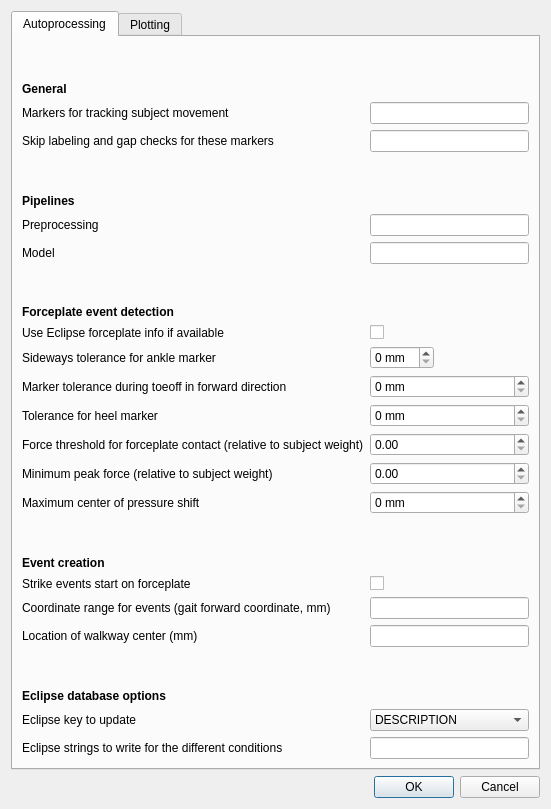
<?xml version="1.0" encoding="UTF-8"?>
<ui version="4.0">
 <class>Dialog</class>
 <widget class="QDialog" name="Dialog">
  <property name="geometry">
   <rect>
    <x>0</x>
    <y>0</y>
    <width>551</width>
    <height>809</height>
   </rect>
  </property>
  <property name="windowTitle">
   <string>Dialog</string>
  </property>
  <layout class="QGridLayout" name="gridLayout">
   <item row="1" column="0">
    <widget class="QDialogButtonBox" name="buttonBox">
     <property name="orientation">
      <enum>Qt::Horizontal</enum>
     </property>
     <property name="standardButtons">
      <set>QDialogButtonBox::Cancel|QDialogButtonBox::Ok</set>
     </property>
    </widget>
   </item>
   <item row="0" column="0">
    <widget class="QTabWidget" name="tabWidget">
     <property name="currentIndex">
      <number>0</number>
     </property>
     <widget class="QWidget" name="autoproc">
      <attribute name="title">
       <string>Autoprocessing</string>
      </attribute>
      <layout class="QVBoxLayout" name="verticalLayout">
       <item>
        <layout class="QFormLayout" name="formLayout">
         <property name="labelAlignment">
          <set>Qt::AlignLeading|Qt::AlignLeft|Qt::AlignVCenter</set>
         </property>
         <property name="formAlignment">
          <set>Qt::AlignLeading|Qt::AlignLeft|Qt::AlignTop</set>
         </property>
         <item row="0" column="0">
          <spacer name="verticalSpacer">
           <property name="orientation">
            <enum>Qt::Vertical</enum>
           </property>
           <property name="sizeHint" stdset="0">
            <size>
             <width>20</width>
             <height>20</height>
            </size>
           </property>
          </spacer>
         </item>
         <item row="1" column="0">
          <widget class="QLabel" name="label_13">
           <property name="font">
            <font>
             <weight>75</weight>
             <bold>true</bold>
            </font>
           </property>
           <property name="text">
            <string>General</string>
           </property>
          </widget>
         </item>
         <item row="2" column="0">
          <widget class="QLabel" name="label_15">
           <property name="toolTip">
            <string>&lt;html&gt;&lt;head/&gt;&lt;body&gt;&lt;p&gt;Used for general tracking of subject and velocity computation. Choose reliable markers.&lt;/p&gt;&lt;/body&gt;&lt;/html&gt;</string>
           </property>
           <property name="text">
            <string>Markers for tracking subject movement</string>
           </property>
          </widget>
         </item>
         <item row="2" column="1">
          <widget class="QLineEdit" name="cfg_track_markers"/>
         </item>
         <item row="4" column="0">
          <spacer name="verticalSpacer_5">
           <property name="orientation">
            <enum>Qt::Vertical</enum>
           </property>
           <property name="sizeHint" stdset="0">
            <size>
             <width>20</width>
             <height>20</height>
            </size>
           </property>
          </spacer>
         </item>
         <item row="5" column="0">
          <widget class="QLabel" name="label_16">
           <property name="font">
            <font>
             <weight>75</weight>
             <bold>true</bold>
            </font>
           </property>
           <property name="text">
            <string>Pipelines</string>
           </property>
          </widget>
         </item>
         <item row="6" column="0">
          <widget class="QLabel" name="label_17">
           <property name="toolTip">
            <string>&lt;html&gt;&lt;head/&gt;&lt;body&gt;&lt;p&gt;Preprocessing pipelines; should yield reconstructed, labeled and filtered marker trajectories.&lt;/p&gt;&lt;p&gt;&lt;br/&gt;&lt;/p&gt;&lt;/body&gt;&lt;/html&gt;</string>
           </property>
           <property name="text">
            <string>Preprocessing</string>
           </property>
          </widget>
         </item>
         <item row="6" column="1">
          <widget class="QLineEdit" name="cfg_pre_pipelines"/>
         </item>
         <item row="7" column="0">
          <widget class="QLabel" name="label_19">
           <property name="toolTip">
            <string>&lt;html&gt;&lt;head/&gt;&lt;body&gt;&lt;p&gt;Modeling pipelines; any models that you want to run in Nexus (e.g. Plug-in Gait). Save operations are not needed here (and will slow down processing).&lt;/p&gt;&lt;/body&gt;&lt;/html&gt;</string>
           </property>
           <property name="text">
            <string>Model</string>
           </property>
          </widget>
         </item>
         <item row="7" column="1">
          <widget class="QLineEdit" name="cfg_model_pipelines"/>
         </item>
         <item row="8" column="0">
          <spacer name="verticalSpacer_4">
           <property name="orientation">
            <enum>Qt::Vertical</enum>
           </property>
           <property name="sizeHint" stdset="0">
            <size>
             <width>20</width>
             <height>20</height>
            </size>
           </property>
          </spacer>
         </item>
         <item row="9" column="0">
          <widget class="QLabel" name="label_3">
           <property name="font">
            <font>
             <weight>75</weight>
             <bold>true</bold>
            </font>
           </property>
           <property name="text">
            <string>Forceplate event detection</string>
           </property>
          </widget>
         </item>
         <item row="10" column="0">
          <widget class="QLabel" name="label_14">
           <property name="toolTip">
            <string>&lt;html&gt;&lt;head/&gt;&lt;body&gt;&lt;p&gt;Read forceplate contact info from Eclipse fields FP1, FP2 etc. Otherwise it will be autodetected. FPx='Auto' will trigger autodetection in any case.&lt;/p&gt;&lt;/body&gt;&lt;/html&gt;</string>
           </property>
           <property name="text">
            <string>Use Eclipse forceplate info if available</string>
           </property>
          </widget>
         </item>
         <item row="10" column="1">
          <widget class="QCheckBox" name="cfg_use_eclipse_fp_info">
           <property name="text">
            <string/>
           </property>
          </widget>
         </item>
         <item row="11" column="0">
          <widget class="QLabel" name="label">
           <property name="text">
            <string>Sideways tolerance for ankle marker</string>
           </property>
          </widget>
         </item>
         <item row="11" column="1">
          <widget class="QSpinBox" name="cfg_ankle_sideways_tol">
           <property name="sizePolicy">
            <sizepolicy hsizetype="Fixed" vsizetype="Fixed">
             <horstretch>0</horstretch>
             <verstretch>0</verstretch>
            </sizepolicy>
           </property>
           <property name="layoutDirection">
            <enum>Qt::LeftToRight</enum>
           </property>
           <property name="suffix">
            <string> mm</string>
           </property>
          </widget>
         </item>
         <item row="12" column="0">
          <widget class="QLabel" name="label_7">
           <property name="text">
            <string>Marker tolerance during toeoff in forward direction</string>
           </property>
          </widget>
         </item>
         <item row="12" column="1">
          <widget class="QSpinBox" name="cfg_toeoff_marker_tol">
           <property name="suffix">
            <string> mm</string>
           </property>
          </widget>
         </item>
         <item row="13" column="0">
          <widget class="QLabel" name="label_9">
           <property name="text">
            <string>Tolerance for heel marker</string>
           </property>
          </widget>
         </item>
         <item row="13" column="1">
          <widget class="QSpinBox" name="cfg_heel_strike_tol">
           <property name="suffix">
            <string> mm</string>
           </property>
          </widget>
         </item>
         <item row="14" column="0">
          <widget class="QLabel" name="label_4">
           <property name="text">
            <string>Force threshold for forceplate contact (relative to subject weight)</string>
           </property>
          </widget>
         </item>
         <item row="14" column="1">
          <widget class="QDoubleSpinBox" name="cfg_forceplate_contact_threshold">
           <property name="suffix">
            <string/>
           </property>
           <property name="maximum">
            <double>1.000000000000000</double>
           </property>
           <property name="singleStep">
            <double>0.010000000000000</double>
           </property>
          </widget>
         </item>
         <item row="15" column="0">
          <widget class="QLabel" name="label_5">
           <property name="text">
            <string>Minimum peak force (relative to subject weight)</string>
           </property>
          </widget>
         </item>
         <item row="15" column="1">
          <widget class="QDoubleSpinBox" name="cfg_forceplate_min_weight">
           <property name="suffix">
            <string/>
           </property>
           <property name="maximum">
            <double>1.000000000000000</double>
           </property>
           <property name="singleStep">
            <double>0.010000000000000</double>
           </property>
          </widget>
         </item>
         <item row="16" column="0">
          <widget class="QLabel" name="label_8">
           <property name="text">
            <string>Maximum center of pressure shift</string>
           </property>
          </widget>
         </item>
         <item row="16" column="1">
          <widget class="QSpinBox" name="cfg_cop_shift_max">
           <property name="suffix">
            <string> mm</string>
           </property>
           <property name="maximum">
            <number>500</number>
           </property>
          </widget>
         </item>
         <item row="17" column="0">
          <spacer name="verticalSpacer_2">
           <property name="orientation">
            <enum>Qt::Vertical</enum>
           </property>
           <property name="sizeHint" stdset="0">
            <size>
             <width>20</width>
             <height>20</height>
            </size>
           </property>
          </spacer>
         </item>
         <item row="18" column="0">
          <widget class="QLabel" name="label_10">
           <property name="font">
            <font>
             <weight>75</weight>
             <bold>true</bold>
            </font>
           </property>
           <property name="text">
            <string>Event creation</string>
           </property>
          </widget>
         </item>
         <item row="19" column="0">
          <widget class="QLabel" name="label_6">
           <property name="toolTip">
            <string>&lt;html&gt;&lt;head/&gt;&lt;body&gt;&lt;p&gt;Whether to start strike events (on a particular side) on the first forceplate contact. This means that kinetics will be available for the 1st gait cycle for the side in question.&lt;/p&gt;&lt;/body&gt;&lt;/html&gt;</string>
           </property>
           <property name="text">
            <string>Strike events start on forceplate</string>
           </property>
          </widget>
         </item>
         <item row="19" column="1">
          <widget class="QCheckBox" name="cfg_start_on_forceplate">
           <property name="text">
            <string/>
           </property>
          </widget>
         </item>
         <item row="20" column="0">
          <widget class="QLabel" name="label_2">
           <property name="toolTip">
            <string>&lt;html&gt;&lt;head/&gt;&lt;body&gt;&lt;p&gt;Limit events to the given range. The values refer to the principal forward direction of gait, i.e. dimension of largest variance in the trial, which is usually the major axis of the lab.&lt;/p&gt;&lt;p&gt;&lt;br/&gt;&lt;/p&gt;&lt;/body&gt;&lt;/html&gt;</string>
           </property>
           <property name="text">
            <string>Coordinate range for events (gait forward coordinate, mm)</string>
           </property>
          </widget>
         </item>
         <item row="20" column="1">
          <widget class="QLineEdit" name="cfg_events_range"/>
         </item>
         <item row="21" column="0">
          <widget class="QLabel" name="label_18">
           <property name="toolTip">
            <string>&lt;html&gt;&lt;head/&gt;&lt;body&gt;&lt;p&gt;Approximate location of the walkway center.&lt;/p&gt;&lt;/body&gt;&lt;/html&gt;</string>
           </property>
           <property name="text">
            <string>Location of walkway center (mm)</string>
           </property>
          </widget>
         </item>
         <item row="21" column="1">
          <widget class="QLineEdit" name="cfg_walkway_ctr"/>
         </item>
         <item row="22" column="0">
          <spacer name="verticalSpacer_3">
           <property name="orientation">
            <enum>Qt::Vertical</enum>
           </property>
           <property name="sizeHint" stdset="0">
            <size>
             <width>20</width>
             <height>20</height>
            </size>
           </property>
          </spacer>
         </item>
         <item row="23" column="0">
          <widget class="QLabel" name="label_11">
           <property name="font">
            <font>
             <weight>75</weight>
             <bold>true</bold>
            </font>
           </property>
           <property name="text">
            <string>Eclipse database options</string>
           </property>
          </widget>
         </item>
         <item row="24" column="0">
          <widget class="QLabel" name="label_12">
           <property name="text">
            <string>Eclipse key to update</string>
           </property>
          </widget>
         </item>
         <item row="24" column="1">
          <widget class="QComboBox" name="cfg_eclipse_write_key">
           <item>
            <property name="text">
             <string>DESCRIPTION</string>
            </property>
           </item>
           <item>
            <property name="text">
             <string>NOTES</string>
            </property>
           </item>
           <item>
            <property name="text">
             <string>None</string>
            </property>
           </item>
          </widget>
         </item>
         <item row="25" column="0">
          <widget class="QLabel" name="label_20">
           <property name="text">
            <string>Eclipse strings to write for the different conditions</string>
           </property>
          </widget>
         </item>
         <item row="25" column="1">
          <widget class="QLineEdit" name="cfg_enf_descriptions"/>
         </item>
         <item row="3" column="0">
          <widget class="QLabel" name="label_21">
           <property name="toolTip">
            <string>&lt;html&gt;&lt;head/&gt;&lt;body&gt;&lt;p&gt;The listed markers will not be checked for gaps and labeling errors.&lt;/p&gt;&lt;/body&gt;&lt;/html&gt;</string>
           </property>
           <property name="text">
            <string>Skip labeling and gap checks for these markers</string>
           </property>
          </widget>
         </item>
         <item row="3" column="1">
          <widget class="QLineEdit" name="cfg_ignore_markers"/>
         </item>
        </layout>
       </item>
      </layout>
     </widget>
     <widget class="QWidget" name="plot">
      <attribute name="title">
       <string>Plotting</string>
      </attribute>
     </widget>
    </widget>
   </item>
  </layout>
 </widget>
 <resources/>
 <connections>
  <connection>
   <sender>buttonBox</sender>
   <signal>accepted()</signal>
   <receiver>Dialog</receiver>
   <slot>accept()</slot>
   <hints>
    <hint type="sourcelabel">
     <x>248</x>
     <y>254</y>
    </hint>
    <hint type="destinationlabel">
     <x>157</x>
     <y>274</y>
    </hint>
   </hints>
  </connection>
  <connection>
   <sender>buttonBox</sender>
   <signal>rejected()</signal>
   <receiver>Dialog</receiver>
   <slot>reject()</slot>
   <hints>
    <hint type="sourcelabel">
     <x>316</x>
     <y>260</y>
    </hint>
    <hint type="destinationlabel">
     <x>286</x>
     <y>274</y>
    </hint>
   </hints>
  </connection>
 </connections>
</ui>
